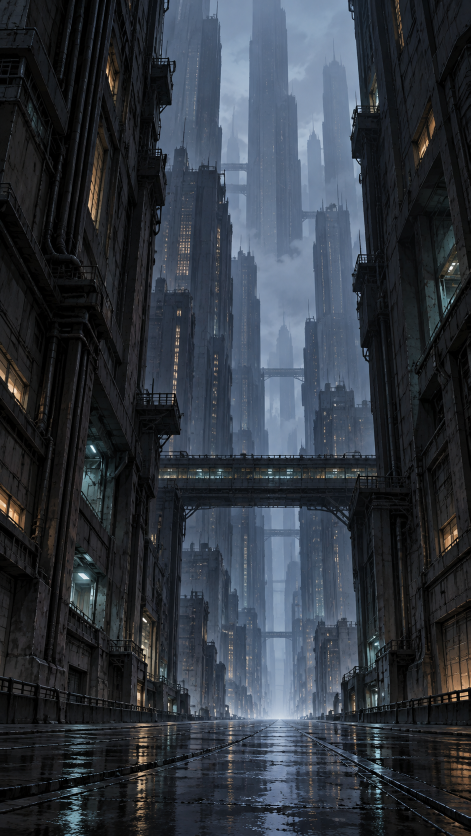
#> input picture reviews/aicity3_art_atmosphere_HOLD_20261014/AI_CITY_ART_DRAFT.png, 941 x 1672 px (shown at 1/2 size)
$ python render_city.py
#> lines starting #> are read from the running program, lines starting #| are printed output that depends on the picture; after the words box and inside, x2 and y2 are one past the last pixel; in counts of white or black regions, pixels touching at a corner belong together
from pathlib import Path
from PIL import Image, ImageDraw, ImageFilter
import numpy as np, math, subprocess
ROOT=Path(__file__).resolve().parent.parent
OUT=ROOT/'outputs' if (ROOT/'outputs').exists() else ROOT
(ROOT/'work/frames').mkdir(parents=True,exist_ok=True)
W,H=1080,1920
base=np.asarray(Image.open(OUT/'AI_CITY_ART_DRAFT.png').convert('RGB').resize((W,H),Image.Resampling.LANCZOS)).astype(np.float32)
y,x=np.mgrid[0:H,0:W].astype(np.float32)
# Continuous proxy depth, not recovered 3D. Conservative displacement avoids exposed holes.
side=np.clip((np.abs(x-W*.5)/W-.15)/.30,0,1)
ground=np.clip((y/H-.85)/.15,0,1)
depth=.12+.65*side+.23*ground
rng=np.random.default_rng(10214)
rain=[(rng.uniform(-150,W+150),rng.uniform(0,H),rng.uniform(0,1)) for _ in range(630)]
noise=Image.fromarray(rng.integers(0,255,(90,60),dtype=np.uint8)).resize((W,H),Image.Resampling.BICUBIC).filter(ImageFilter.GaussianBlur(24))
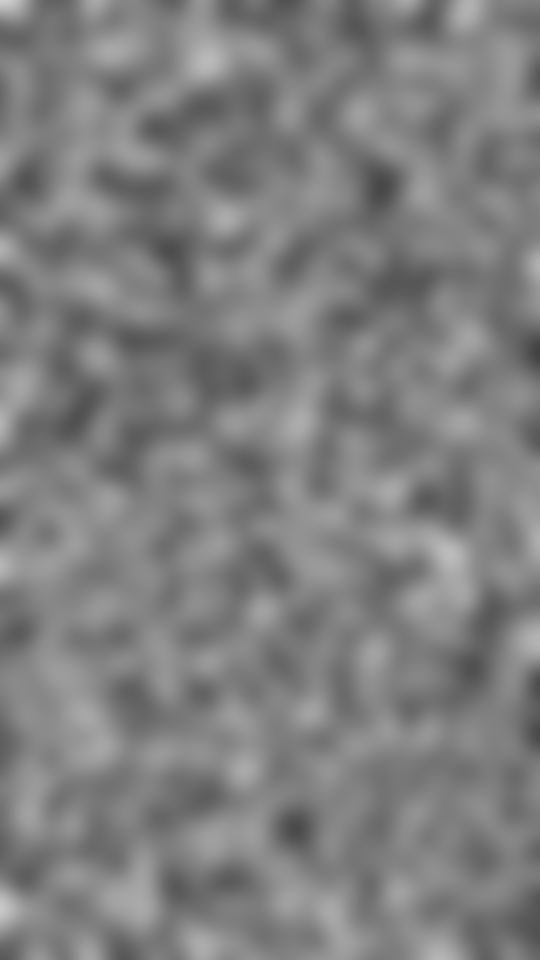
#> noise: PIL image 1080x1920 L (shown at 1/2 size); min 63, max 207, mean 127
fog=np.asarray(noise).astype(np.float32)/255
light=(base[:,:,1]>base[:,:,0]*1.12)&(base[:,:,1]>85)
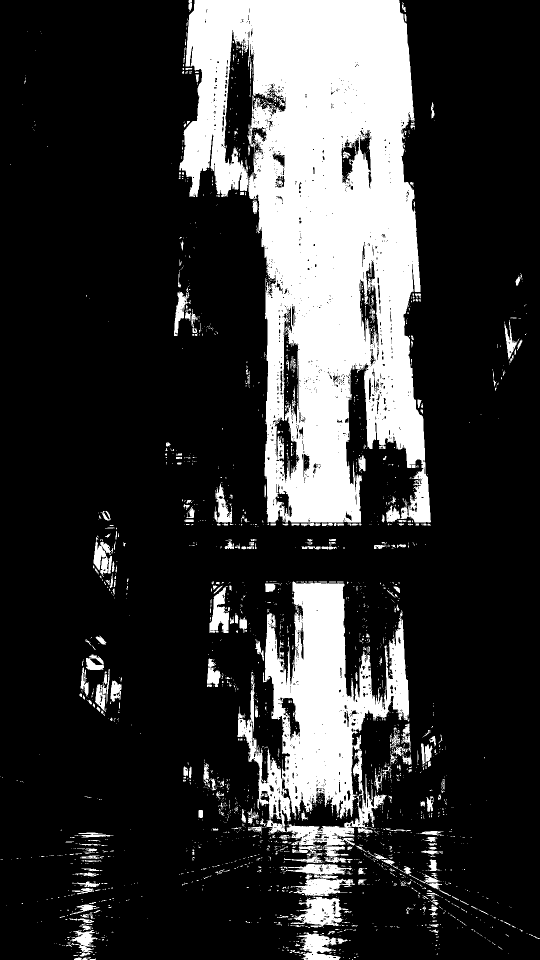
#> light: shape (1920, 1080) bool (shown at 1/2 size); 21.4% white; 2451 white regions (2134 under 20 px), largest, box (x1, y1, x2, y2) and area: (358, 0, 862, 1045) 308493, (475, 1163, 819, 1667) 73275, (558, 1470, 774, 1692) 6854
for i in range(72):
 t=i/24; u=t/3
 sx=np.clip(x+((u-.5)*13)*depth,0,W-1.001)
 sy=np.clip(y+((u-.5)*2)*depth,0,H-1.001)
 ix=sx.astype(int); iy=sy.astype(int);fx=(sx-ix)[...,None];fy=(sy-iy)[...,None]
 a=base[iy,ix]*(1-fx)+base[iy,ix+1]*fx
 b=base[iy+1,ix]*(1-fx)+base[iy+1,ix+1]*fx
 frame=a*(1-fy)+b*fy
 # Traveling cloud shadow is a broad illumination change, no event or blackout.
 shadow=1-.035*np.exp(-((x/W-.25-u*.5)/.28)**2)
 frame*=shadow[...,None]
 frame+=light[...,None]*np.array([1.2,3.0,3.3])*math.sin(t*1.7)
 band=np.exp(-((y/H-.72)/.13)**2)*(1-side*.65)
 moving=np.roll(fog,int(t*26),axis=1)
 alpha=(.018+.065*moving)*band
 frame=frame*(1-alpha[...,None])+np.array([117,145,159])*alpha[...,None]
 # Small reflection modulation confined to wet ground.
 refl=ground*np.sin(y*.105-t*6+x*.012)*.016
 frame*=1+refl[...,None]
 im=Image.fromarray(np.uint8(np.clip(frame,0,255))).convert('RGBA')
 overlay=Image.new('RGBA',(W,H));d=ImageDraw.Draw(overlay)
 for rx,ry,z in rain:
  speed=430+z*1100; yy=(ry+t*speed)%(H+100)-50;xx=(rx-t*(24+z*55))%(W+150)-75
  length=8+z*37;d.line((xx,yy,xx-3-z*6,yy+length),fill=(173,199,211,int(18+z*37)),width=1 if z<.8 else 2)
 # Expanding sparse rain impacts, perspective-scaled on street.
 for k in range(30):
  phase=(t*1.8+k*.371)%1;yy=H*.88+(k%7)/7*H*.12;xx=(k*173+51)%W
  rr=(3+phase*14)*(yy/H)**3
  d.ellipse((xx-rr,yy-rr*.18,xx+rr,yy+rr*.18),outline=(171,197,211,int((1-phase)*37)),width=1)
 im=Image.alpha_composite(im,overlay).convert('RGB')
#> (the run stopped early here; a loop or call above may not have finished)
